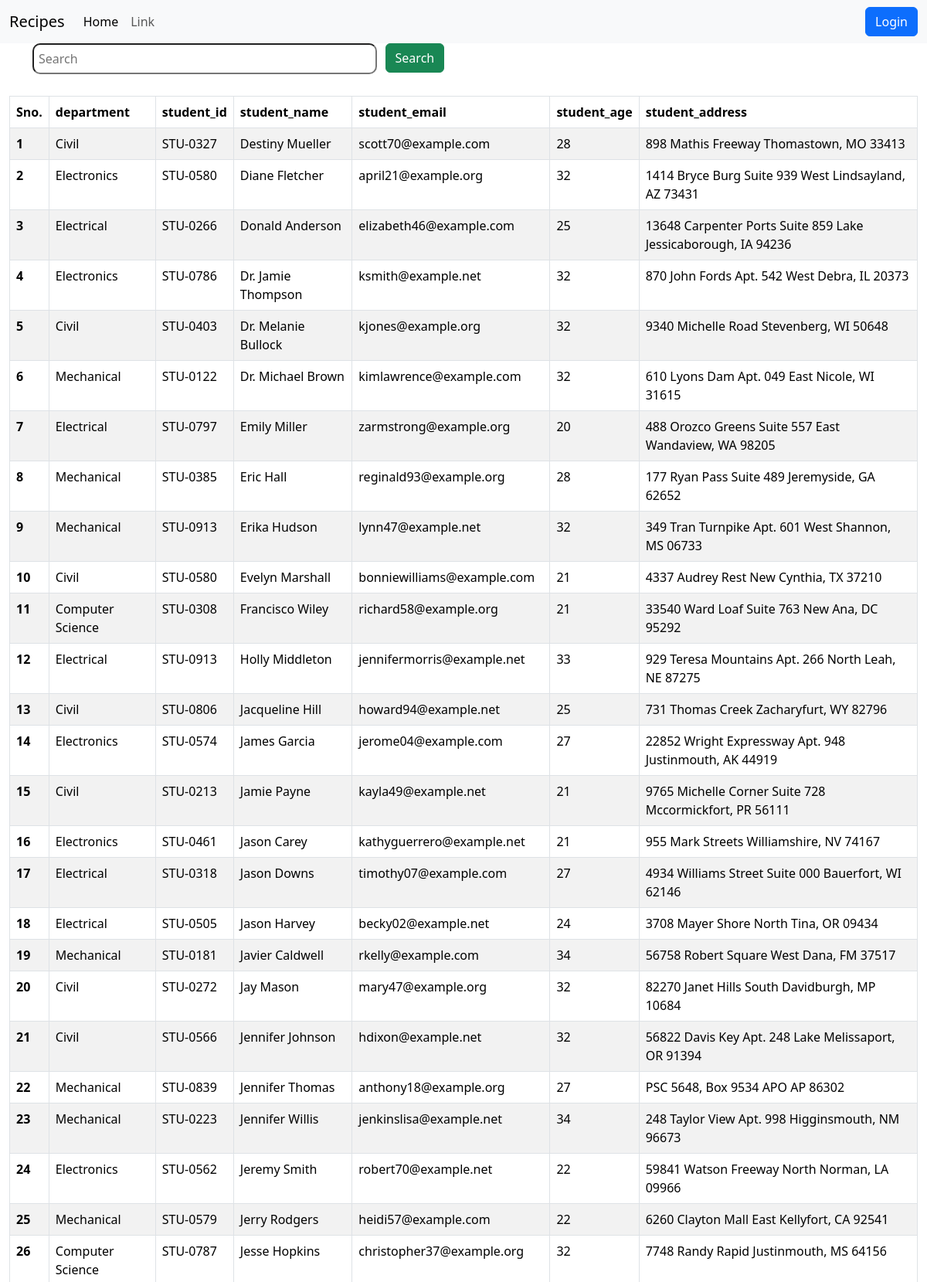
Screenshot of /students/?page=2 (upper part) with the database file from the repository.
### vege/models.py (models this page shows, shortened)
class Student(models.Model):
    department = models.ForeignKey(Department,on_delete=models.CASCADE)
    student_id = models.OneToOneField(StudentID,on_delete=models.CASCADE)
    student_name = models.CharField(max_length=255)
    student_email = models.EmailField(unique=True)
    student_age = models.IntegerField(default=18)
    student_address = models.TextField()
    class Meta:
        ordering=['student_name']

class Department(models.Model):
    department = models.CharField(max_length=255)
    def __str__(self) -> str:
        return self.department
    class Meta:
        ordering=['department']

class StudentID(models.Model):
    student_id = models.CharField(max_length=255)
    def __str__(self) -> str:
        return self.student_id

### vege/views.py (the view, shortened to what this page needs)
# urls.py: path('students/',views.get_students),
def get_students(request):
    queryset = Student.objects.all()
    paginator = Paginator(queryset,40)
    page_number = request.GET.get("page")
    page_obj = paginator.get_page(page_number)
    return render(request,'students.html',{'queryset':page_obj})

### vege/templates/students.html (shortened to what this page needs)
{% extends "base.html" %}
{% block start %}
<div class="container">
    <form>
            <div class="col-md-6">
                <input type="text" placeholder="Search" name="search" class="stu-inpt">
                <button class="btn btn-success stu-bttn">Search</button>
            </div>
    </form>
</div>
<div class="container-fluid my-4">
  <table class="table table-striped table-bordered">
    <thead>
      <tr>
        <th scope="col">Sno.</th>
        <th scope="col">department</th>
        <th scope="col">student_id</th>
        <th scope="col">student_name</th>
        <th scope="col">student_email</th>
        <th scope="col">student_age</th>
        <th scope="col">student_address</th>
      </tr>
    </thead>
    <tbody>
      {% for student in queryset %}
      <tr>
        <th scope="row">{{forloop.counter}}</th>
        <td>{{student.department}}</td>
        <td>{{student.student_id}}</td>
        <td>{{student.student_name}}</td>
        <td>{{student.student_email}}</td>
        <td>{{student.student_age}}</td>
        <td>{{student.student_address}}</td>
      </tr>
      {% endfor %}
    </tbody>
  </table>
</div>
{% endblock %}

### rows the page displays
Student: department "Civil", student_id "STU-0327", student_name "Destiny Mueller", student_email "scott70@example.com", student_age "28", student_address "898 Mathis Freeway Thomastown, MO 33413"
Student: department "Electronics", student_id "STU-0580", student_name "Diane Fletcher", student_email "april21@example.org", student_age "32", student_address "1414 Bryce Burg Suite 939 West Lindsayland, AZ 73431"
Student: department "Electrical", student_id "STU-0266", student_name "Donald Anderson", student_email "elizabeth46@example.com", student_age "25", student_address "13648 Carpenter Ports Suite 859 Lake Jessicaborough, IA 94236"
Student: department "Electronics", student_id "STU-0786", student_name "Dr. Jamie Thompson", student_email "ksmith@example.net", student_age "32", student_address "870 John Fords Apt. 542 West Debra, IL 20373"
Student: department "Civil", student_id "STU-0403", student_name "Dr. Melanie Bullock", student_email "kjones@example.org", student_age "32", student_address "9340 Michelle Road Stevenberg, WI 50648"
Student: department "Mechanical", student_id "STU-0122", student_name "Dr. Michael Brown", student_email "kimlawrence@example.com", student_age "32", student_address "610 Lyons Dam Apt. 049 East Nicole, WI 31615"
Student: department "Electrical", student_id "STU-0797", student_name "Emily Miller", student_email "zarmstrong@example.org", student_age "20", student_address "488 Orozco Greens Suite 557 East Wandaview, WA 98205"
Student: department "Mechanical", student_id "STU-0385", student_name "Eric Hall", student_email "reginald93@example.org", student_age "28", student_address "177 Ryan Pass Suite 489 Jeremyside, GA 62652"
Student: department "Mechanical", student_id "STU-0913", student_name "Erika Hudson", student_email "lynn47@example.net", student_age "32", student_address "349 Tran Turnpike Apt. 601 West Shannon, MS 06733"
Student: department "Civil", student_id "STU-0580", student_name "Evelyn Marshall", student_email "bonniewilliams@example.com", student_age "21", student_address "4337 Audrey Rest New Cynthia, TX 37210"
Student: department "Computer Science", student_id "STU-0308", student_name "Francisco Wiley", student_email "richard58@example.org", student_age "21", student_address "33540 Ward Loaf Suite 763 New Ana, DC 95292"
Student: department "Electrical", student_id "STU-0913", student_name "Holly Middleton", student_email "jennifermorris@example.net", student_age "33", student_address "929 Teresa Mountains Apt. 266 North Leah, NE 87275"
Student: department "Civil", student_id "STU-0806", student_name "Jacqueline Hill", student_email "howard94@example.net", student_age "25", student_address "731 Thomas Creek Zacharyfurt, WY 82796"
Student: department "Electronics", student_id "STU-0574", student_name "James Garcia", student_email "jerome04@example.com", student_age "27", student_address "22852 Wright Expressway Apt. 948 Justinmouth, AK 44919"
Student: department "Civil", student_id "STU-0213", student_name "Jamie Payne", student_email "kayla49@example.net", student_age "21", student_address "9765 Michelle Corner Suite 728 Mccormickfort, PR 56111"
Student: department "Electronics", student_id "STU-0461", student_name "Jason Carey", student_email "kathyguerrero@example.net", student_age "21", student_address "955 Mark Streets Williamshire, NV 74167"
Student: department "Electrical", student_id "STU-0318", student_name "Jason Downs", student_email "timothy07@example.com", student_age "27", student_address "4934 Williams Street Suite 000 Bauerfort, WI 62146"
Student: department "Electrical", student_id "STU-0505", student_name "Jason Harvey", student_email "becky02@example.net", student_age "24", student_address "3708 Mayer Shore North Tina, OR 09434"
Student: department "Mechanical", student_id "STU-0181", student_name "Javier Caldwell", student_email "rkelly@example.com", student_age "34", student_address "56758 Robert Square West Dana, FM 37517"
Student: department "Civil", student_id "STU-0272", student_name "Jay Mason", student_email "mary47@example.org", student_age "32", student_address "82270 Janet Hills South Davidburgh, MP 10684"
Student: department "Civil", student_id "STU-0566", student_name "Jennifer Johnson", student_email "hdixon@example.net", student_age "32", student_address "56822 Davis Key Apt. 248 Lake Melissaport, OR 91394"
Student: department "Mechanical", student_id "STU-0839", student_name "Jennifer Thomas", student_email "anthony18@example.org", student_age "27", student_address "PSC 5648, Box 9534 APO AP 86302"
Student: department "Mechanical", student_id "STU-0223", student_name "Jennifer Willis", student_email "jenkinslisa@example.net", student_age "34", student_address "248 Taylor View Apt. 998 Higginsmouth, NM 96673"
Student: department "Electronics", student_id "STU-0562", student_name "Jeremy Smith", student_email "robert70@example.net", student_age "22", student_address "59841 Watson Freeway North Norman, LA 09966"
Student: department "Mechanical", student_id "STU-0579", student_name "Jerry Rodgers", student_email "heidi57@example.com", student_age "22", student_address "6260 Clayton Mall East Kellyfort, CA 92541"
Student: department "Computer Science", student_id "STU-0787", student_name "Jesse Hopkins", student_email "christopher37@example.org", student_age "32", student_address "7748 Randy Rapid Justinmouth, MS 64156"
